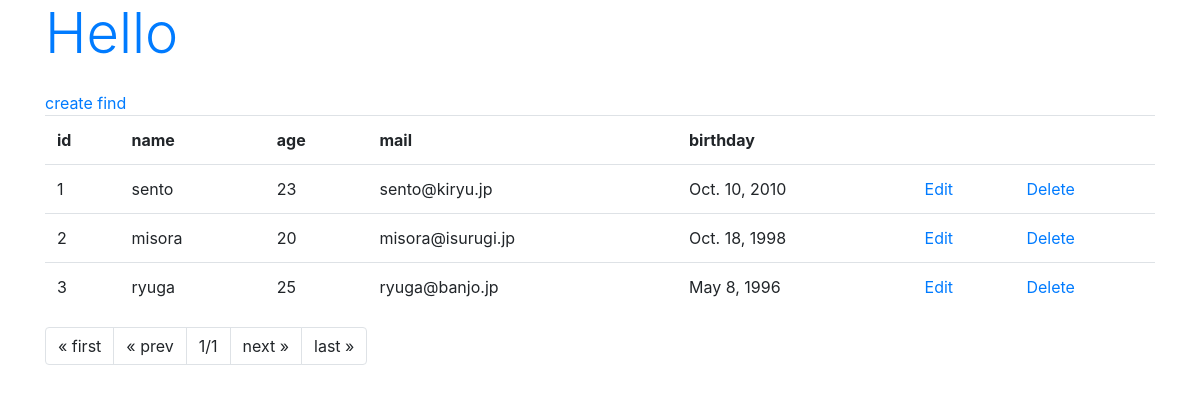
Before: /model/2 with the older database file.
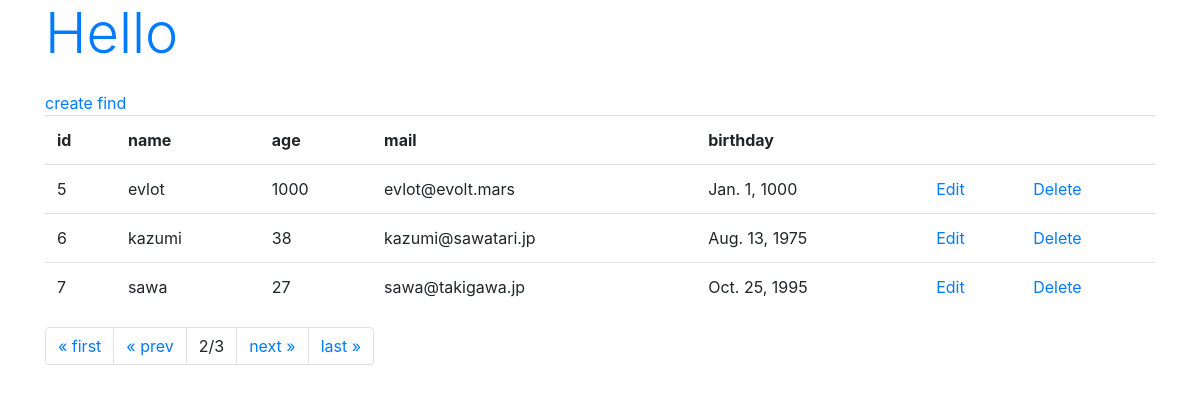
After: the same page with the newer database file.
### chapter3/models.py (models this page shows, shortened)
class Friend(models.Model):
    name = models.CharField(
        max_length=100,
        validators=[number_only]
    )
    mail = models.EmailField(max_length=200)
    gender = models.BooleanField()
    age = models.IntegerField()
    birthday = models.DateField()

### chapter3/views.py (the view)
def index(request, num=1):
    data = Friend.objects.all()
    page = Paginator(data, 3)
    params = {
        'title': 'Hello',
        'message': '',
        'data': page.get_page(num),
    }
    return render(request, 'chapter3/index.html', params)

### chapter3/templates/chapter3/index.html (shortened to what this page needs)
{% load static %}
<!DOCTYPE html>
<html lang="ja">
  <head>
    <link
      rel="stylesheet"
      href="https://stackpath.bootstrapcdn.com/bootstrap/4.3.1/css/bootstrap.min.css"
    />
  </head>
  <body class="container">
    <h1 class="display-4 text-primary mb-4">{{title}}</h1>
    <a href="{% url 'create' %}">create</a>
    <a href="{% url 'find' %}">find</a>
    <table class="table">
      <tr>
        <th>id</th>
        <th>name</th>
        <th>age</th>
        <th>mail</th>
        <th>birthday</th>
        <th></th>
        <th></th>
      </tr>
      {% for item in data %}
      <tr>
        <td>{{ item.id }}</td>
        <td>{{ item.name }}</td>
        <td>{{ item.age }}</td>
        <td>{{ item.mail }}</td>
        <td>{{ item.birthday }}</td>
        <td><a href="{% url 'edit' item.id %}">Edit</a></td>
        <td><a href="{% url 'delete' item.id %}">Delete</a></td>
      </tr>
      {% endfor %}
    </table>
    <ul class="pagination">
      {% if data.has_previous %}
      <li class="page-item">
        <a class="page-link" href="{% url 'index' %}">&laquo; first</a>
      </li>
      <li class="page-item">
        <a class="page-link" href="{% url 'index' data.previous_page_number %}">&laquo; prev</a>
      </li>
      {% else %}
      <li class="page-item">
        <a class="page-link">&laquo; first</a>
      </li>
      <li class="page-item">
        <a class="page-link">&laquo; prev</a>
      </li>
      {% endif %}
      <li class="page-item">
        <a class="page-link">{{data.number}}/{{data.paginator.num_pages}}</a>
      </li>
      {% if data.has_next %}
      <li class="page-item">
        <a class="page-link" href="{% url 'index' data.next_page_number %}">next &raquo;</a>
      </li>
      <li class="page-item">
        <a class="page-link" href="{% url 'index' data.paginator.num_pages %}">last &raquo;</a>
      </li>
      {% else %}
      <li class="page-item">
        <a class="page-link">next &raquo;</a>
      </li>
      <li class="page-item">
        <a class="page-link">last &raquo;</a>
      </li>
      {% endif %}
    </ul>
  </body>
</html>

Changed rows visible on the page:
no longer on this page (row edited): Friend: id "1", name "sento", age "23", mail "sento@kiryu.jp", birthday "Oct. 10, 2010"
no longer on this page (row unchanged): Friend: id "2", name "misora", age "20", mail "misora@isurugi.jp", birthday "Oct. 18, 1998"
no longer on this page (row unchanged): Friend: id "3", name "ryuga", age "25", mail "ryuga@banjo.jp", birthday "May 8, 1996"
added Friend: id "5", name "evlot", age "1000", mail "evlot@evolt.mars", birthday "Jan. 1, 1000"
added Friend: id "6", name "kazumi", age "38", mail "kazumi@sawatari.jp", birthday "Aug. 13, 1975"
added Friend: id "7", name "sawa", age "27", mail "sawa@takigawa.jp", birthday "Oct. 25, 1995"
Other visible differences:
{{ data.number }}: "1" → "2"
{{ data.paginator.num_pages }}: "1" → "3"
